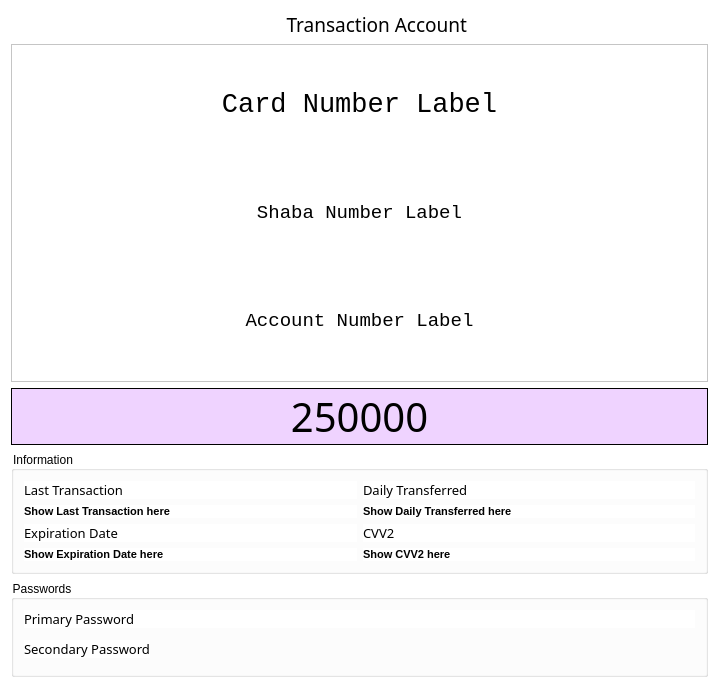
<?xml version="1.0" encoding="UTF-8"?>
<ui version="4.0">
 <class>AccountView</class>
 <widget class="QDialog" name="AccountView">
  <property name="geometry">
   <rect>
    <x>0</x>
    <y>0</y>
    <width>719</width>
    <height>688</height>
   </rect>
  </property>
  <property name="windowTitle">
   <string>Dialog</string>
  </property>
  <property name="styleSheet">
   <string notr="true">background-color: rgb(255, 255, 255);</string>
  </property>
  <layout class="QVBoxLayout" name="verticalLayout_2">
   <item>
    <layout class="QHBoxLayout" name="horizontalLayout">
     <item>
      <spacer name="leftSpacer">
       <property name="orientation">
        <enum>Qt::Orientation::Horizontal</enum>
       </property>
       <property name="sizeHint" stdset="0">
        <size>
         <width>40</width>
         <height>20</height>
        </size>
       </property>
      </spacer>
     </item>
     <item>
      <widget class="QLabel" name="accountTypeLabel">
       <property name="sizePolicy">
        <sizepolicy hsizetype="MinimumExpanding" vsizetype="Preferred">
         <horstretch>0</horstretch>
         <verstretch>0</verstretch>
        </sizepolicy>
       </property>
       <property name="font">
        <font>
         <family>Segoe Print</family>
         <pointsize>14</pointsize>
        </font>
       </property>
       <property name="text">
        <string>Transaction Account</string>
       </property>
       <property name="alignment">
        <set>Qt::AlignmentFlag::AlignRight|Qt::AlignmentFlag::AlignTrailing|Qt::AlignmentFlag::AlignVCenter</set>
       </property>
      </widget>
     </item>
     <item>
      <widget class="QLabel" name="accountTypeIcon">
       <property name="text">
        <string/>
       </property>
       <property name="pixmap">
        <pixmap resource="resources.qrc">:/images/accounts/transaction-account.png</pixmap>
       </property>
      </widget>
     </item>
     <item>
      <spacer name="rightSpacer">
       <property name="orientation">
        <enum>Qt::Orientation::Horizontal</enum>
       </property>
       <property name="sizeHint" stdset="0">
        <size>
         <width>40</width>
         <height>20</height>
        </size>
       </property>
      </spacer>
     </item>
    </layout>
   </item>
   <item>
    <widget class="QFrame" name="frame">
     <property name="sizePolicy">
      <sizepolicy hsizetype="Preferred" vsizetype="MinimumExpanding">
       <horstretch>0</horstretch>
       <verstretch>0</verstretch>
      </sizepolicy>
     </property>
     <property name="frameShape">
      <enum>QFrame::Shape::StyledPanel</enum>
     </property>
     <layout class="QVBoxLayout" name="verticalLayout">
      <item>
       <widget class="QLabel" name="cardNumberLabel">
        <property name="font">
         <font>
          <family>Consolas</family>
          <pointsize>20</pointsize>
          <fontweight>ExtraLight</fontweight>
         </font>
        </property>
        <property name="text">
         <string>Card Number Label</string>
        </property>
        <property name="alignment">
         <set>Qt::AlignmentFlag::AlignCenter</set>
        </property>
       </widget>
      </item>
      <item>
       <widget class="QLabel" name="shabaNumberLabel">
        <property name="font">
         <font>
          <family>Consolas</family>
          <pointsize>14</pointsize>
         </font>
        </property>
        <property name="text">
         <string>Shaba Number Label</string>
        </property>
        <property name="alignment">
         <set>Qt::AlignmentFlag::AlignCenter</set>
        </property>
       </widget>
      </item>
      <item>
       <widget class="QLabel" name="label">
        <property name="font">
         <font>
          <family>Courier New</family>
          <pointsize>14</pointsize>
         </font>
        </property>
        <property name="text">
         <string>Account Number Label</string>
        </property>
        <property name="alignment">
         <set>Qt::AlignmentFlag::AlignCenter</set>
        </property>
       </widget>
      </item>
     </layout>
    </widget>
   </item>
   <item>
    <widget class="QLabel" name="balanceView">
     <property name="font">
      <font>
       <family>Pricedown</family>
       <pointsize>30</pointsize>
       <fontweight>ExtraLight</fontweight>
      </font>
     </property>
     <property name="styleSheet">
      <string notr="true">background-color: rgb(239, 211, 255);</string>
     </property>
     <property name="frameShape">
      <enum>QFrame::Shape::Panel</enum>
     </property>
     <property name="text">
      <string>250000</string>
     </property>
     <property name="alignment">
      <set>Qt::AlignmentFlag::AlignCenter</set>
     </property>
    </widget>
   </item>
   <item>
    <widget class="QGroupBox" name="groupBox">
     <property name="title">
      <string>Information</string>
     </property>
     <layout class="QGridLayout" name="gridLayout">
      <property name="leftMargin">
       <number>10</number>
      </property>
      <property name="topMargin">
       <number>10</number>
      </property>
      <property name="rightMargin">
       <number>10</number>
      </property>
      <property name="bottomMargin">
       <number>10</number>
      </property>
      <item row="0" column="0">
       <layout class="QVBoxLayout" name="verticalLayout_3">
        <item>
         <widget class="QLabel" name="lastTransactionLabel">
          <property name="font">
           <font>
            <family>Segoe Print</family>
            <pointsize>10</pointsize>
           </font>
          </property>
          <property name="text">
           <string>Last Transaction</string>
          </property>
         </widget>
        </item>
        <item>
         <widget class="QLabel" name="lastTransactionView">
          <property name="font">
           <font>
            <pointsize>8</pointsize>
            <bold>true</bold>
           </font>
          </property>
          <property name="text">
           <string>Show Last Transaction here</string>
          </property>
         </widget>
        </item>
       </layout>
      </item>
      <item row="0" column="1">
       <layout class="QVBoxLayout" name="verticalLayout_4">
        <item>
         <widget class="QLabel" name="dailyTransferredLabel">
          <property name="font">
           <font>
            <family>Segoe Print</family>
            <pointsize>10</pointsize>
           </font>
          </property>
          <property name="text">
           <string>Daily Transferred</string>
          </property>
         </widget>
        </item>
        <item>
         <widget class="QLabel" name="dailyTransferredView">
          <property name="font">
           <font>
            <pointsize>8</pointsize>
            <bold>true</bold>
           </font>
          </property>
          <property name="text">
           <string>Show Daily Transferred here</string>
          </property>
         </widget>
        </item>
       </layout>
      </item>
      <item row="1" column="0">
       <layout class="QVBoxLayout" name="verticalLayout_5">
        <item>
         <widget class="QLabel" name="expirationDateLabel">
          <property name="font">
           <font>
            <family>Segoe Print</family>
            <pointsize>10</pointsize>
           </font>
          </property>
          <property name="text">
           <string>Expiration Date</string>
          </property>
         </widget>
        </item>
        <item>
         <widget class="QLabel" name="expirationDateView">
          <property name="font">
           <font>
            <pointsize>8</pointsize>
            <bold>true</bold>
           </font>
          </property>
          <property name="text">
           <string>Show Expiration Date here</string>
          </property>
         </widget>
        </item>
       </layout>
      </item>
      <item row="1" column="1">
       <layout class="QVBoxLayout" name="verticalLayout_6">
        <item>
         <widget class="QLabel" name="cvv2Label">
          <property name="font">
           <font>
            <family>Segoe Print</family>
            <pointsize>10</pointsize>
           </font>
          </property>
          <property name="text">
           <string>CVV2</string>
          </property>
         </widget>
        </item>
        <item>
         <widget class="QLabel" name="cvv2View">
          <property name="font">
           <font>
            <pointsize>8</pointsize>
            <bold>true</bold>
           </font>
          </property>
          <property name="text">
           <string>Show CVV2 here</string>
          </property>
         </widget>
        </item>
       </layout>
      </item>
     </layout>
    </widget>
   </item>
   <item>
    <widget class="QGroupBox" name="groupBox">
     <property name="title">
      <string>Passwords</string>
     </property>
     <layout class="QVBoxLayout" name="verticalLayout_7">
      <property name="leftMargin">
       <number>10</number>
      </property>
      <property name="topMargin">
       <number>10</number>
      </property>
      <property name="rightMargin">
       <number>10</number>
      </property>
      <property name="bottomMargin">
       <number>10</number>
      </property>
      <item>
       <widget class="QLabel" name="primaryPasswordLabel">
        <property name="sizePolicy">
         <sizepolicy hsizetype="Preferred" vsizetype="Preferred">
          <horstretch>0</horstretch>
          <verstretch>0</verstretch>
         </sizepolicy>
        </property>
        <property name="font">
         <font>
          <family>Segoe Print</family>
          <pointsize>10</pointsize>
          <bold>false</bold>
         </font>
        </property>
        <property name="text">
         <string>Primary Password</string>
        </property>
        <property name="alignment">
         <set>Qt::AlignmentFlag::AlignLeading|Qt::AlignmentFlag::AlignLeft|Qt::AlignmentFlag::AlignVCenter</set>
        </property>
       </widget>
      </item>
      <item>
       <widget class="PasswordEdit" name="primaryPasswordView" native="true">
        <property name="sizePolicy">
         <sizepolicy hsizetype="MinimumExpanding" vsizetype="Preferred">
          <horstretch>0</horstretch>
          <verstretch>0</verstretch>
         </sizepolicy>
        </property>
       </widget>
      </item>
      <item>
       <widget class="QLabel" name="secondaryPasswordLabel">
        <property name="sizePolicy">
         <sizepolicy hsizetype="Fixed" vsizetype="Preferred">
          <horstretch>0</horstretch>
          <verstretch>0</verstretch>
         </sizepolicy>
        </property>
        <property name="font">
         <font>
          <family>Segoe Print</family>
          <pointsize>10</pointsize>
          <bold>false</bold>
         </font>
        </property>
        <property name="text">
         <string>Secondary Password</string>
        </property>
        <property name="alignment">
         <set>Qt::AlignmentFlag::AlignLeading|Qt::AlignmentFlag::AlignLeft|Qt::AlignmentFlag::AlignVCenter</set>
        </property>
       </widget>
      </item>
      <item>
       <widget class="PasswordEdit" name="secondaryPasswordView" native="true">
        <property name="sizePolicy">
         <sizepolicy hsizetype="MinimumExpanding" vsizetype="Preferred">
          <horstretch>0</horstretch>
          <verstretch>0</verstretch>
         </sizepolicy>
        </property>
       </widget>
      </item>
     </layout>
    </widget>
   </item>
  </layout>
 </widget>
 <customwidgets>
  <customwidget>
   <class>PasswordEdit</class>
   <extends>QWidget</extends>
   <header>include/elements/passwordedit.h</header>
   <container>1</container>
  </customwidget>
 </customwidgets>
 <resources>
  <include location="resources.qrc"/>
 </resources>
 <connections/>
</ui>
